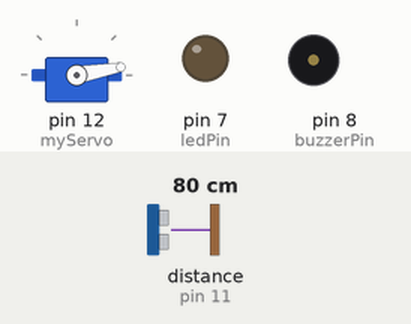
Simulated run of this sketch. Board: Arduino Uno, built with avr-gcc and run on an emulated ATmega328P. On the bench: servo, output pins drawn as LEDs (lit = HIGH), buzzer (waves = sounding). Wiring (inferred from the names in the program): ultrasonic range finder: trigger pin 10; echo pin 11. The test bench sets the inputs (shaded band); at power-on: distance to the obstacle (sensor on pin 11) 80 cm. The echo pulse lasts 58.3 µs per cm; pins used as bus, display or sensor lines are not drawn; what the sketch prints to the serial monitor is not drawn.

Above: at 0.01 s.
1.3 s: distance to the obstacle (sensor on pin 11) set to 2 cm
At 1.9 s:
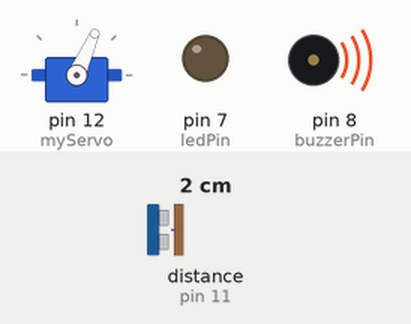
4.3 s: distance to the obstacle (sensor on pin 11) set to 36 cm
7.3 s: distance to the obstacle (sensor on pin 11) set to 41 cm
At 8.1 s:
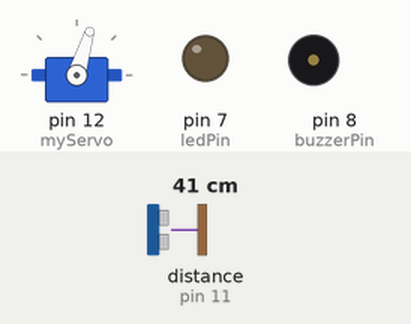
10.3 s: distance to the obstacle (sensor on pin 11) set to 18 cm
At 10.8 s:
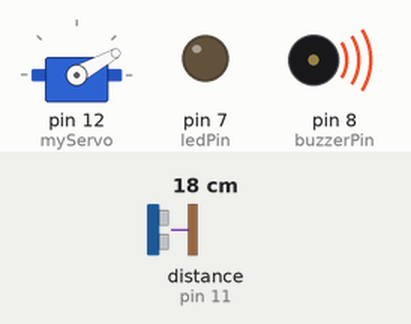
13.3 s: distance to the obstacle (sensor on pin 11) set to 120 cm
At 14.1 s:
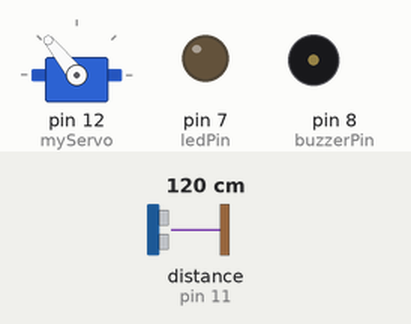
16.3 s: distance to the obstacle (sensor on pin 11) set to 4 cm
At 17.0 s:
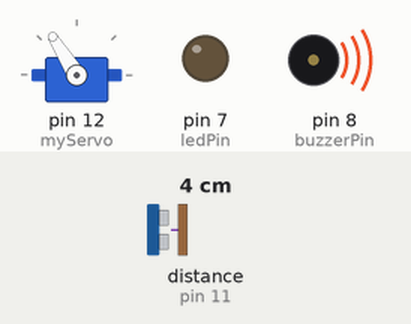
Timing chart, 0 to 20.3 s (numbered marks = the images above; inputs shaded):
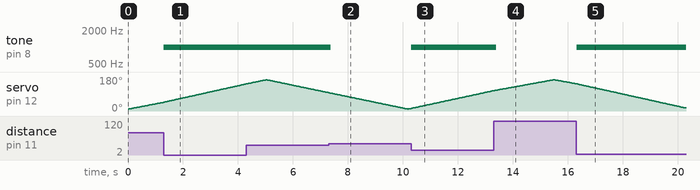

Measured:
- the behaviour switches between 40 and 41 cm on distance to the obstacle (sensor on pin 11) (found by bisection; images 1 and 2)
- after the input at 1.3 s, tone on pin 8 (buzzerPin): silent → 1000 Hz at once
- after the input at 7.3 s, tone on pin 8 (buzzerPin): 1000 Hz → silent after 0.08 s
- after the input at 10.3 s, tone on pin 8 (buzzerPin): silent → 1000 Hz at once
- after the input at 13.3 s, tone on pin 8 (buzzerPin): 1000 Hz → silent after 0.10 s
- after the input at 16.3 s, tone on pin 8 (buzzerPin): silent → 1000 Hz at once

The sketch:

arduino_sketch.ino
```cpp
// Includes the Servo library
#include <Servo.h>
// Defines Trig and Echo pins of the Ultrasonic Sensor
const int echoPin = 11;
const int trigPin = 10;
const int buzzerPin = 8;
const int ledPin  =  7;


// Variables for the duration and the distance
long duration;
int distance;
Servo myServo; // Creates a servo object for controlling the servo motor
void setup() {
  pinMode(trigPin, OUTPUT); // Sets the trigPin as an Output
  pinMode(echoPin, INPUT); // Sets the echoPin as an Input
  pinMode(ledPin,OUTPUT);
  pinMode(buzzerPin,OUTPUT);
  Serial.begin(9600);
  myServo.attach(12); // Defines on which pin is the servo motor attached
}
void loop() {
  // rotates the servo motor from 15 to 165 degrees
  for(int i=10;i<=165;i++){

  digitalWrite(ledPin,LOW);
  myServo.write(i);
  delay(30);
  distance = calculateDistance();// Calls a function for calculating the distance measured by the Ultrasonic sensor for each degree
  if(distance<40){
    digitalWrite(ledPin,HIGH);
    tone(buzzerPin,1000,100);
  }

  Serial.print(i); // Sends the current degree into the Serial Port
  Serial.print(","); // Sends addition character right next to the previous value needed later in the Processing IDE for indexing
  Serial.print(distance); // Sends the distance value into the Serial Port
  Serial.print("."); // Sends addition character right next to the previous value needed later in the Processing IDE for indexing

  }
  // Repeats the previous lines from 165 to 15 degrees
  for(int i=165;i>10;i--){

  digitalWrite(ledPin,LOW);
  myServo.write(i);
  delay(30);
  distance = calculateDistance();
  if(distance<40){
    digitalWrite(ledPin,HIGH);
    tone(buzzerPin,1000,100);
  }
  Serial.print(i);
  Serial.print(",");
  Serial.print(distance);
  Serial.print(".");
  }
}
// Function for calculating the distance measured by the Ultrasonic sensor
int calculateDistance(){

  digitalWrite(trigPin, LOW);
  delayMicroseconds(2);
  // Sets the trigPin on HIGH state for 10 micro seconds
  digitalWrite(trigPin, HIGH);
  delayMicroseconds(10);
  digitalWrite(trigPin, LOW);
  duration = pulseIn(echoPin, HIGH); // Reads the echoPin, returns the sound wave travel time in microseconds
  distance= duration*0.034/2;
  return distance;
}
```
